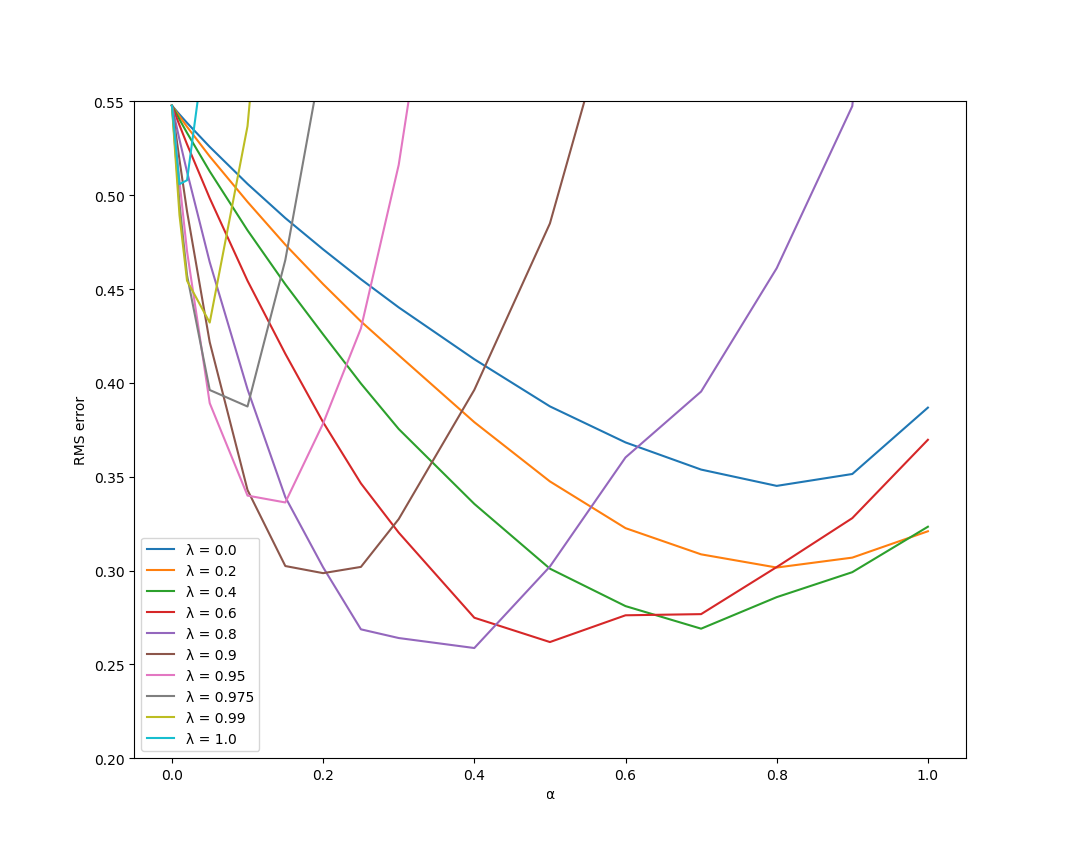

Write the Python code that produced this figure.
# -*- coding: utf-8 -*-
"""
Reinforcement Learning by Sutton and Barto
7. Eligibility Traces
Example 7.3: Random Walk with TD(λ)
"""
import numpy as np
from collections import defaultdict
import matplotlib.pyplot as plt


class Environment(object):
    def __init__(self):
        self.states = range(21)
        self.start_state = 10
        self.end_states = (self.states[0], self.states[-1])
        self.rewards = np.zeros(len(self.states))
        self.rewards[0] = -1
        self.rewards[-1] = 1
    
    
    def respond_to_action(self, s, a):
        return self.rewards[s + a], s + a


class Agent(object):
    def __init__(self, alpha, gamma, l, replacing_traces):
        self.alpha = alpha
        self.gamma = gamma
        self.l = l
        self.replacing_traces = replacing_traces
        self.V = defaultdict(float)
        self.e = defaultdict(float)
        self.visited_states = set()


    def start_episode(self):
        self.e.clear()
        self.visited_states.clear()


    def select_action(self):
        return np.random.choice((-1, 1))

    
    def receive_reward(self, s, r, new_s):
        self.visited_states.add(s)
        delta = r + self.gamma*self.V[new_s] - self.V[s]
        if self.replacing_traces:
            self.e[s] = 1
        else:
            self.e[s] += 1
        for s in self.visited_states:
            self.V[s] += self.alpha*delta*self.e[s]
            self.e[s] *= self.gamma*self.l
 

def random_walk(l, alpha, replacing_traces):
    env = Environment()
    agent = Agent(alpha=alpha, gamma=1.0, l=l, replacing_traces=replacing_traces)
    episodes_num = 10
    true_V = 0.1*np.arange(21) - 1
    error = 0

    for i in range(episodes_num):
        s = env.start_state
        agent.start_episode()
        while s not in env.end_states:
            a = agent.select_action()
            r, new_s = env.respond_to_action(s, a)            
            agent.receive_reward(s, r, new_s)
            s = new_s
        
        mse = np.mean([(agent.V[s] - true_V[s])**2 for s in env.states[1:-1]])
        error += np.sqrt(mse)
        
    error /= episodes_num
    
    return error


def random_walk_experiment(replacing_traces):
    np.random.seed(0)
    lambdas = [0.0, 0.2, 0.4, 0.6, 0.8, 0.9, 0.95, 0.975, 0.99, 1.0]
    alphas = [0.0, 0.01, 0.02, 0.05, 0.1, 0.15, 0.2, 0.25,
              0.3, 0.4, 0.5, 0.6, 0.7, 0.8, 0.9, 1.0]
    runs_num = 100
    
    plt.figure()
    print('replacing_traces =', replacing_traces)
    
    for l in lambdas:
        print('l =', l)
        errors = []
        for alpha in alphas:
            print('alpha =', alpha)
            mean_error = 0
            for run in range(runs_num):
                error = random_walk(l, alpha, replacing_traces)
                mean_error += error
            mean_error /= runs_num
            errors.append(mean_error)
        plt.plot(alphas, errors, label="λ = " + str(l))
        print()
    
    plt.xlabel('α')
    plt.ylabel('RMS error')
    plt.ylim(0.2, 0.55)
    plt.legend()


def main():
    random_walk_experiment(False)
    random_walk_experiment(True)


if __name__ == "__main__":
    main()
